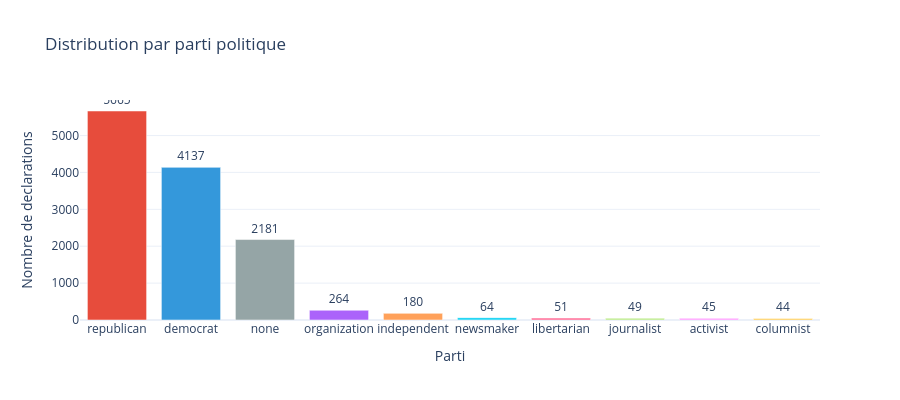

The code cell stored with this chart in its notebook:
### Code cell
# Distribution des partis politiques
party_counts = df["party"].value_counts().head(10)

fig = px.bar(
    x=party_counts.index, y=party_counts.values,
    color=party_counts.index,
    color_discrete_map={"republican": "#e74c3c", "democrat": "#3498db", "none": "#95a5a6"},
    title="Distribution par parti politique",
    labels={"x": "Parti", "y": "Nombre de declarations"},
    text=party_counts.values,
)
fig.update_traces(textposition="outside")
fig.update_layout(showlegend=False, template="plotly_white", height=400)
fig.show()

### Figure 1 — Plotly figure (JSON) as saved in the notebook; plotly's stock layout.template omitted (floating-point values rounded to 4 significant figures)
{"data": [{"hovertemplate": "color=republican<br>Parti=%{x}<br>Nombre de declarations=%{y}<br>text=%{text}<extra></extra>", "legendgroup": "republican", "marker": {"color": "#e74c3c", "pattern": {"shape": ""}}, "name": "republican", "orientation": "v", "showlegend": true, "text": [5665.0], "textposition": "outside", "type": "bar", "x": ["republican"], "xaxis": "x", "y": [5665], "yaxis": "y"}, {"hovertemplate": "color=democrat<br>Parti=%{x}<br>Nombre de declarations=%{y}<br>text=%{text}<extra></extra>", "legendgroup": "democrat", "marker": {"color": "#3498db", "pattern": {"shape": ""}}, "name": "democrat", "orientation": "v", "showlegend": true, "text": [4137.0], "textposition": "outside", "type": "bar", "x": ["democrat"], "xaxis": "x", "y": [4137], "yaxis": "y"}, {"hovertemplate": "color=none<br>Parti=%{x}<br>Nombre de declarations=%{y}<br>text=%{text}<extra></extra>", "legendgroup": "none", "marker": {"color": "#95a5a6", "pattern": {"shape": ""}}, "name": "none", "orientation": "v", "showlegend": true, "text": [2181.0], "textposition": "outside", "type": "bar", "x": ["none"], "xaxis": "x", "y": [2181], "yaxis": "y"}, {"hovertemplate": "color=organization<br>Parti=%{x}<br>Nombre de declarations=%{y}<br>text=%{text}<extra></extra>", "legendgroup": "organization", "marker": {"color": "#ab63fa", "pattern": {"shape": ""}}, "name": "organization", "orientation": "v", "showlegend": true, "text": [264.0], "textposition": "outside", "type": "bar", "x": ["organization"], "xaxis": "x", "y": [264], "yaxis": "y"}, {"hovertemplate": "color=independent<br>Parti=%{x}<br>Nombre de declarations=%{y}<br>text=%{text}<extra></extra>", "legendgroup": "independent", "marker": {"color": "#FFA15A", "pattern": {"shape": ""}}, "name": "independent", "orientation": "v", "showlegend": true, "text": [180.0], "textposition": "outside", "type": "bar", "x": ["independent"], "xaxis": "x", "y": [180], "yaxis": "y"}, {"hovertemplate": "color=newsmaker<br>Parti=%{x}<br>Nombre de declarations=%{y}<br>text=%{text}<extra></extra>", "legendgroup": "newsmaker", "marker": {"color": "#19d3f3", "pattern": {"shape": ""}}, "name": "newsmaker", "orientation": "v", "showlegend": true, "text": [64.0], "textposition": "outside", "type": "bar", "x": ["newsmaker"], "xaxis": "x", "y": [64], "yaxis": "y"}, {"hovertemplate": "color=libertarian<br>Parti=%{x}<br>Nombre de declarations=%{y}<br>text=%{text}<extra></extra>", "legendgroup": "libertarian", "marker": {"color": "#FF6692", "pattern": {"shape": ""}}, "name": "libertarian", "orientation": "v", "showlegend": true, "text": [51.0], "textposition": "outside", "type": "bar", "x": ["libertarian"], "xaxis": "x", "y": [51], "yaxis": "y"}, {"hovertemplate": "color=journalist<br>Parti=%{x}<br>Nombre de declarations=%{y}<br>text=%{text}<extra></extra>", "legendgroup": "journalist", "marker": {"color": "#B6E880", "pattern": {"shape": ""}}, "name": "journalist", "orientation": "v", "showlegend": true, "text": [49.0], "textposition": "outside", "type": "bar", "x": ["journalist"], "xaxis": "x", "y": [49], "yaxis": "y"}, {"hovertemplate": "color=activist<br>Parti=%{x}<br>Nombre de declarations=%{y}<br>text=%{text}<extra></extra>", "legendgroup": "activist", "marker": {"color": "#FF97FF", "pattern": {"shape": ""}}, "name": "activist", "orientation": "v", "showlegend": true, "text": [45.0], "textposition": "outside", "type": "bar", "x": ["activist"], "xaxis": "x", "y": [45], "yaxis": "y"}, {"hovertemplate": "color=columnist<br>Parti=%{x}<br>Nombre de declarations=%{y}<br>text=%{text}<extra></extra>", "legendgroup": "columnist", "marker": {"color": "#FECB52", "pattern": {"shape": ""}}, "name": "columnist", "orientation": "v", "showlegend": true, "text": [44.0], "textposition": "outside", "type": "bar", "x": ["columnist"], "xaxis": "x", "y": [44], "yaxis": "y"}], "layout": {"barmode": "relative", "height": 400, "legend": {"title": {"text": "color"}, "tracegroupgap": 0}, "showlegend": false, "title": {"text": "Distribution par parti politique"}, "xaxis": {"anchor": "y", "domain": [0, 1], "title": {"text": "Parti"}}, "yaxis": {"anchor": "x", "domain": [0, 1], "title": {"text": "Nombre de declarations"}}}}
